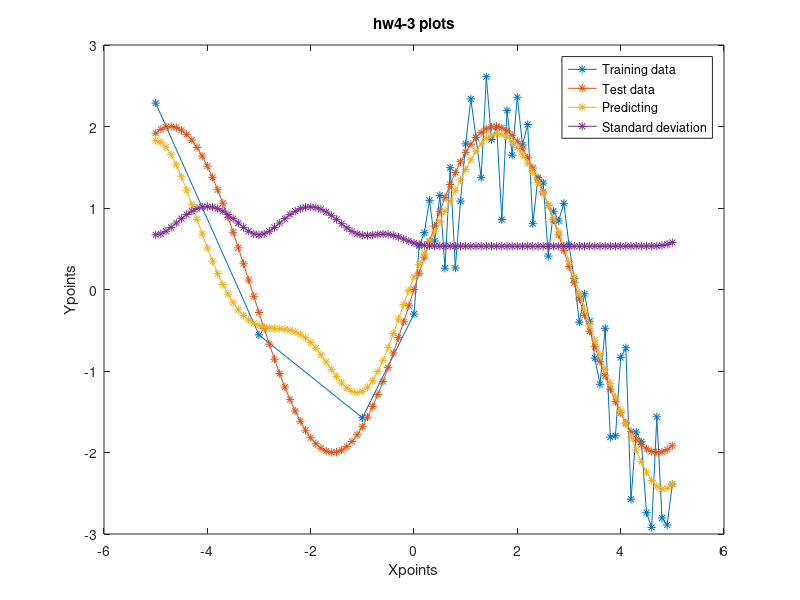

MATLAB code to generate this figure:
sigma_n=0.5;
x=[-5:2:-1 0:0.1:5]';
y=2*sin(x)+sigma_n*randn(length(x),1);
x_star=-5:0.1:5;
y_star=2*sin(x_star);
gamma=0.5;

K=zeros(length(x),length(x));
for i=1:length(x)
    for j=1:length(x)
        if i==j
           
            K(i,j)=1+sigma_n^2;
            
        else
            K(i,j)=exp(-1/(2*gamma)*norm(x(i)-x(j),2)^2);
        end
    end
end

K_star=zeros(1,length(x));
y_pre=zeros(1,length(x_star));
y_std=zeros(1,length(x_star));

K_inv=inv(K);

for i=1:length(x_star)
    for j=1:length(x)
        if x_star(i)==x(j)
          
           K_star(j)=1
        else
            K_star(j)=exp(-1/(2*gamma)*norm(x_star(i)-x(j),2)^2);
        end
    end
   
    K_star2=1+sigma_n^2;
    
    y_pre(i)=K_star*K_inv*y;
    y_std(i)=sqrt(K_star2-K_star*K_inv*K_star');
end

        


figure;
plot(x,y,'*-',x_star,y_star,'*-',x_star,y_pre,'*-',x_star,y_std,'*-');
legend('Training data','Test data','Predicting','Standard deviation')
xlabel('Xpoints')
ylabel('Ypoints')
title('hw4-3 plots')